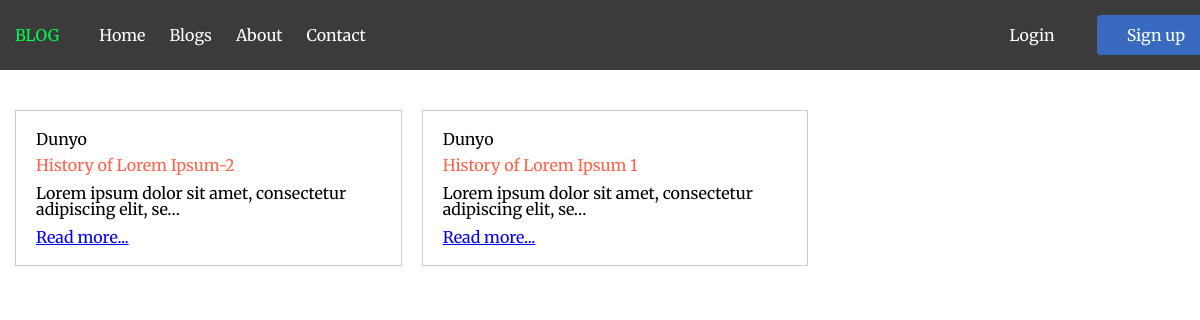
/category/dunyo, run on the app's committed database.
### news_app/models.py (models this page shows, shortened)
class News(models.Model):
    class Status(models.TextChoices):
        Draft = "DF", "Draft"
        Published = "PB", "Published"
    title = models.CharField(max_length=250, unique=True)
    slug = models.SlugField(max_length=100, unique=True)
    body = models.TextField()
    image = models.ImageField(upload_to='news/images')
    category = models.ForeignKey(Category, on_delete=models.CASCADE, related_name='category_news')
    published_time = models.DateTimeField(default=timezone.now)
    created_time = models.DateTimeField(auto_now_add=True)
    updated_time = models.DateTimeField(auto_now=True)
    status = models.CharField(max_length=2, choices=Status.choices, default=Status.Draft)
    class Meta:
        ordering = ["-published_time"]

class Category(models.Model):
    name = models.CharField(max_length=100)
    slug = models.SlugField(max_length=100)

### news_app/views.py (the view)
# urls.py: path('category/<slug:slug>', views.CategoryPostsViews.as_view(), name='category-posts'),
class CategoryPostsViews(ListView):
    model = News
    template_name = "news/post_list.html"
    def get_context_data(self, **kwargs):
        context = super().get_context_data(**kwargs)
        category = Category.objects.get(slug=self.kwargs['slug'])
        context['posts'] = category.category_news.all()
        return context

### news_app/templates/news/post_list.html (shortened to what this page needs)
{% extends 'base.html' %}
{% load static %}
{%block css_files%}
    <link rel="stylesheet" href="{% static 'news/post_list.css' %}">
{%endblock%}
{% block content %}
    <div class="container">
        <div class="posts">
            {% for post in posts %}
                <div class="post">
                    <h5>{{post.category.name}}</h5>
                    <h2 class="post-title">{{post.title}}</h2>
                    <p class="post-text">{{post.body|truncatechars:60}}</p>
                    <a class="post-link" href="{% url 'news_detail' post.slug %}">Read more...</a>
                </div>
            {% endfor %}
        </div>
    </div>
{% endblock %}

### static/css/base.css (style rules this page uses)
html, body { font-family: 'Merriweather', serif; margin: 0; }
.container { width: 1200px; margin: 40px auto 0 auto; padding: 0 15px; }

### news_app/static/news/post_list.css (style rules this page uses)
.posts { display: grid; grid-template-columns: 1fr 1fr 1fr; gap: 20px; }
.post { padding: 20px; border: 1px solid #ccc; }
.post h5 { margin-bottom: 10px; }
.post-title { color: tomato; margin-bottom: 12px; }
.post-text { margin-bottom: 12px; }

### data on the page
News: category.name "Dunyo", title "History of Lorem Ipsum-2", body "Lorem ipsum dolor sit amet, consectetur adipiscing elit, se…"
News: category.name "Dunyo", title "History of Lorem Ipsum 1", body "Lorem ipsum dolor sit amet, consectetur adipiscing elit, se…"
